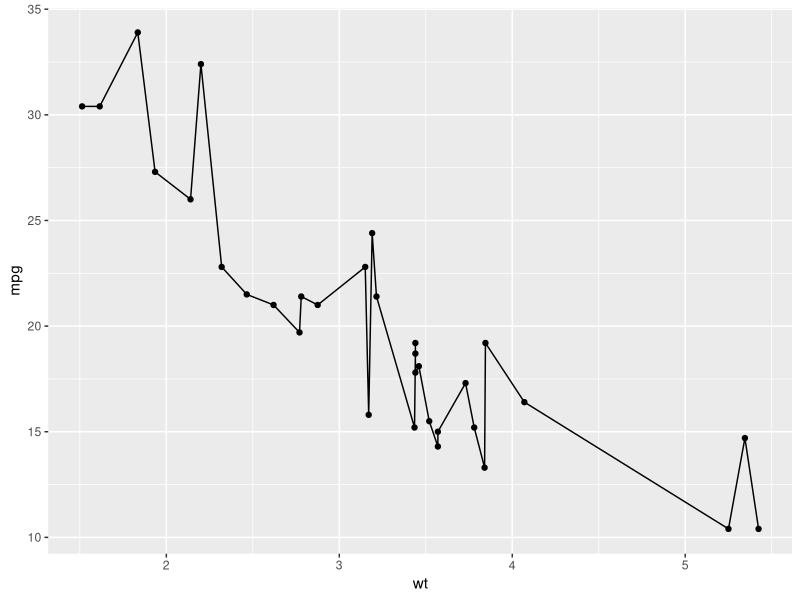
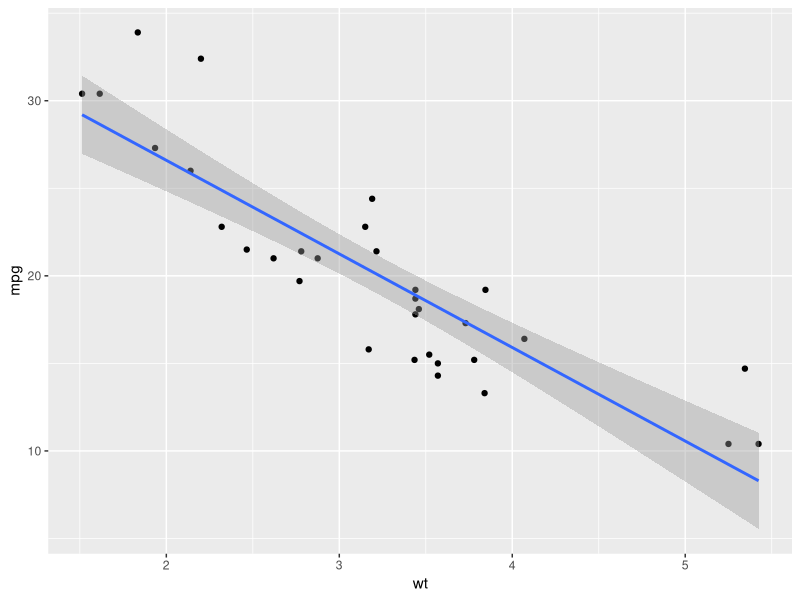
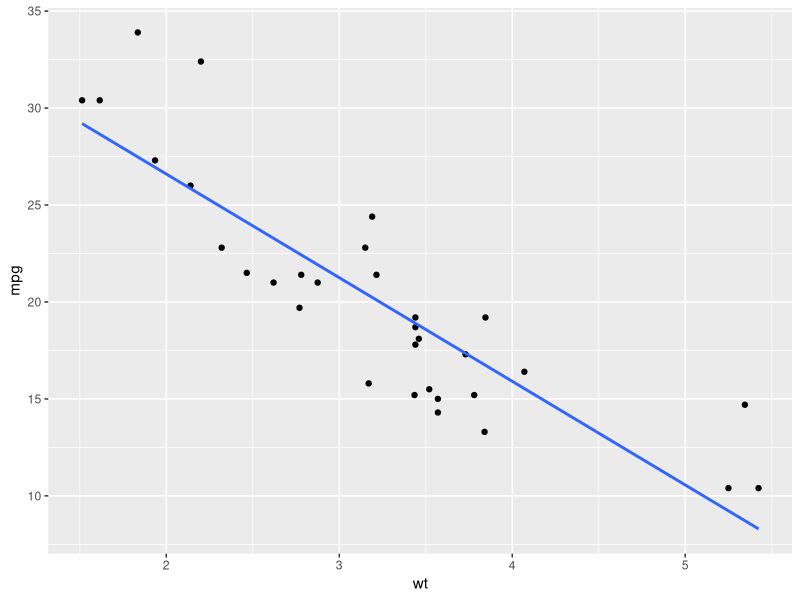
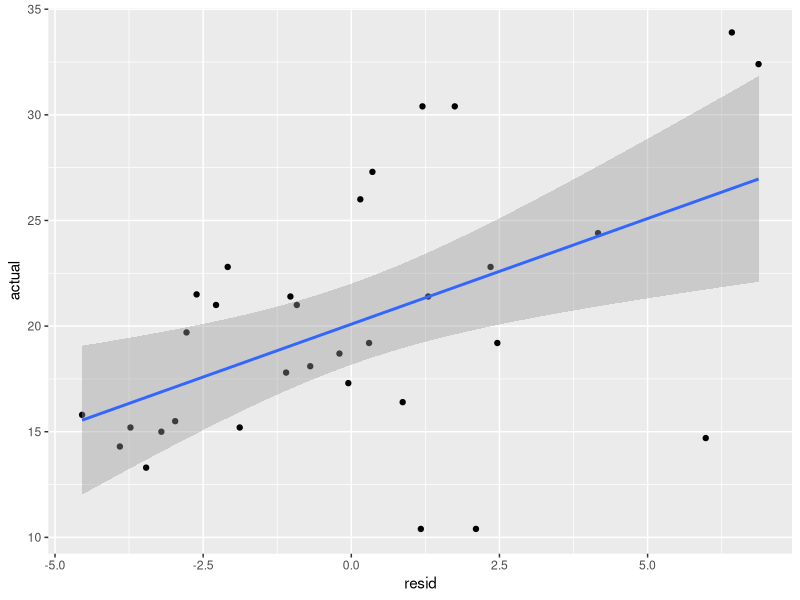

Recreate these plots in R, in order.
## ---- chunk 1
cor(mtcars)
## ---- chunk 2
#install.package("ggplot2")
library(ggplot2)
ggplot(data=mtcars, aes(x=wt, y=mpg)) +
  geom_line()+
  geom_point()
## ---- chunk 3
ggplot(data=mtcars, aes(x=wt, y=mpg)) +
  geom_point()+
  geom_smooth(method=lm)
#By default the confidence intervals (we'll get to those later) are shown, so to remove #them  we add se=FALSE)
ggplot(data=mtcars, aes(x=wt, y=mpg)) +
  geom_point()+
  geom_smooth(method=lm, se=FALSE) 

## ---- chunk 4
lm(mpg~wt, data= mtcars)
## ---- chunk 5
#Here we assign the model itself as an object (named MTCARSModel)
MTCARSModel<-lm(mpg~wt, data=mtcars)
summary(MTCARSModel)
#Here we create a new data frame (i.e. dataset) of only the mpg variable
#To do that with use the as.data.frame command
mtcars_mpg<-as.data.frame(mtcars$mpg)
#Now we change the name of the variable to make it easier. 
mtcars_mpg$actual=mtcars_mpg$`mtcars$mpg`
# Below we are creating a new variable in the formerly one-variable mtcars_mpg
#dataset (mtcars_mpg$resid), the new variable is the residuals from the linear model above. 
mtcars_mpg$resid = resid(MTCARSModel)
#Now we are in a position to do a scatterplot with ggplot, since we have both
#variables in the same dataset. 
ggplot(data=mtcars_mpg, aes(x=resid, y=actual)) +
  geom_point()+
  geom_smooth(method=lm)
## ---- chunk 6
summary(MTCARSModel)
